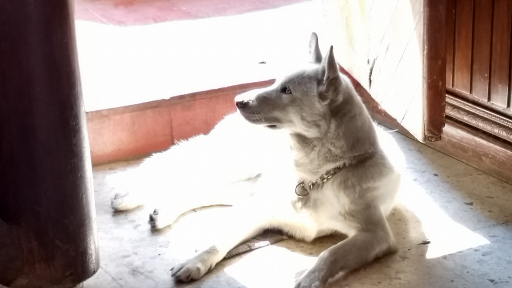
#> input picture imagenes/perrita.jpg, 512 x 288 px
$ jupyter execute --allow-errors 02_introduccion_a_matplotlib.ipynb   (shell and % lines are left out)
#> lines starting #> are read from the running program, lines starting #| are printed output that depends on the picture
[](https://pythonista.io)

El paquete Matplotlib comprende una biblioteca muy extensa de herramientas de visualización de datos de diversas índoles.

Está inspirado en [ggplot](https://ggplot2.tidyverse.org/) de R y [Matlab](https://www.mathworks.com/products/matlab.html) con el que guarda una sintaxis muy similar.

Tanto Pandas como Matlpotlib serán herramientas centrales en futuros cursos sobre análisis de datos.

El alcance de este capítulo es ejemplificar de forma simple el uso de Matplotlib.

Para saber más sobre la biblioteca, está disponible la [documentación oficial](https://matplotlib.org/users/tutorials.html), que incluye varios tutoriales.

## La función *matplotlib.pyplot()*.

El componente principal de Matplotlib es *matplotlib.pyplot()*, el cual por convención es importado como *plt()* y para abreviar se utilizará este nombre paa referenciar dicha función.

Es mediante *matplotlib.pyplot()* como se accede a la biblioteca de herramientas de Matplotlib.

[cell 1]
from matplotlib import pyplot as plt

Aún cuando *plt()* es capaz de crear gráficos de gran complejidad, sólo  es necesario ingresar unos pocos datos para poder observar sus funciones básicas.

Como es de esperarse, *Matplotib* y *plt()* son compatibles com los tipos y clases de Numpy y Pandas.

### Matplolib y las notebooks de Jupyter.

Para poder desplegar las gráficas generadas por Matplotlib dentro de una notebook de Jupyter es neseario utilizar el siguiente comando "mágico".

```
%matplotlib inline
```

**Ejemplos:**

Se utilizará la función *numpy.sin()* para crear una gráfica que describa al seno de un ángulo expresado en radianes.

[cell 2]
import numpy as np

Primero se define un eje de las x a partir de *numpy.linespace()*.

[cell 3]
x = np.linspace(0, 5, 100)

[cell 4]
x

Luego se creará un arreglo que contenga el seno de cada punto de x.

[cell 5]
y = np.sin(x)

La función *plt.plot()* realizará la gráfica correspondiente.

[cell 6]
plt.plot(x, y)
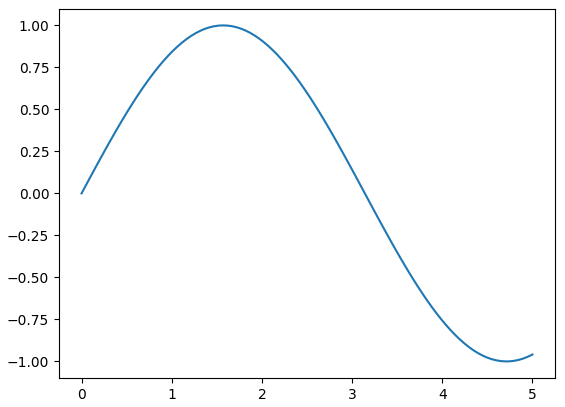
#> figure drawn by matplotlib, 1 panel; curve peaks at x = 1.57, y = 1

En el siguiente ejemplo se ingresarán varias funciones de x.

En este caso es una sucesión de pares de series de números que identifican al eje de las x y al eje de las y separados por comas.

[cell 7]
plt.plot(x, np.sin(x),x, x**0.5, x, np.cos(x))
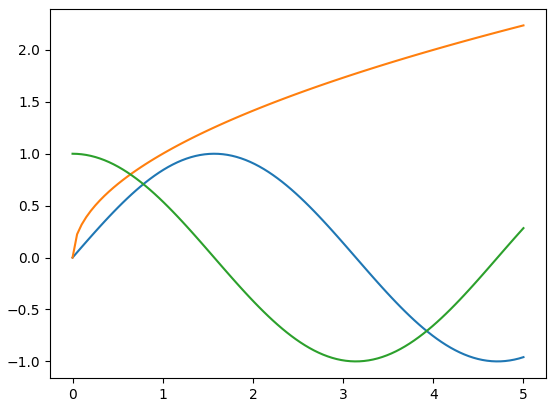
#> figure drawn by matplotlib, 1 panel; curve peaks at x = 1.57, y = 1; curve peaks at x = 5, y = 2.24; curve peaks at x = 0, y = 1

Matplotlib permite configurar prácticamente cualquier elemeto de las gráficas que despliegan.

**Ejemplo:**

Se utilizarán *plt.title()*, *plt.xlabel()* y *plt.ylabel()* para desplegar infomación de la gráfica.

[cell 8]
plt.title('Funciones de x')
plt.xlabel('Eje de las x')
plt.ylabel('y = f(x)')
plt.plot(x, np.sin(x), x, x**0.5, x, np.cos(x))
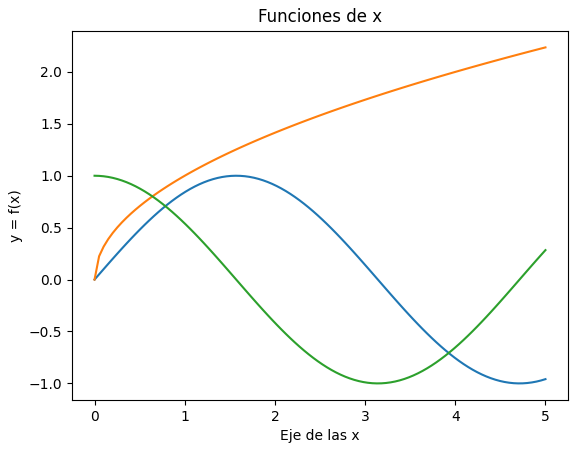
#> figure drawn by matplotlib, 1 panel; curve peaks at x = 1.57, y = 1; curve peaks at x = 5, y = 2.24; curve peaks at x = 0, y = 1

## Herrmientas de graficación en 3D.

Además de crear visualizaciones de datos en 2D, Matplotlib puede desplegar gráficas en 3D.

### El paquete *mpl_toolkits*.

Este paquete contiene uan pequeña coleción de herramientas de apoyo para Matplotlib, incluyendo el paquete *mpl_toolkits.mplot3d*.

**Ejemplo:**

A continuación se utilizará el paquete mpl_toolkits.mplot3d para generar una línea en 3D, en donde los componentes en el eje x y en el eje y son funciones de:

* El ángulo definido por *theta*.
* El eje verttical definido por *z*.

[cell 9]
import matplotlib as mpl
from mpl_toolkits.mplot3d import Axes3D
import numpy as np
import matplotlib.pyplot as plt

mpl.rcParams['legend.fontsize'] = 10

fig = plt.figure()
#> (the rest of this cell did not finish here and is left out)

## Manipulación básica de imágenes.

Además del trazo de funciones, Matplotlib es capaz de desplegar imágenes dadas como una matriz.

#### El paquete *imageio*.

Este paquete permite ejecutar operaciones de Entrada/Salida con archivos imágenes creando objetos similares a un arreglo.

**Ejemplo:**

A continuación se ejemplificará el uso básico de *imageio* y *scikit-image* para transformar de forma básica a una imagen.

[cell 10]
import skimage
import imageio
import skimage.filters as skif
import skimage.util as util

[cell 11]
imagen = imageio.imread('imagenes/perrita.jpg')
#> imagen is the input picture: shape (288, 512, 3); mean R, G, B 174.1, 159.2, 154

[cell 12]
type(imagen)

[cell 13]
print(imagen)
#> (printed output is left out)

[cell 14]
imagen.size
#> Out = 442368

[cell 15]
imagen.shape
#> Out = (288, 512, 3)

[cell 16]
def muestra(img):
    plt.imshow(img)
    plt.axis('off')
    plt.style.use('grayscale')
    plt.show()

[cell 17]
muestra(imagen)

[cell 18]
medios = imagen.mean(2)
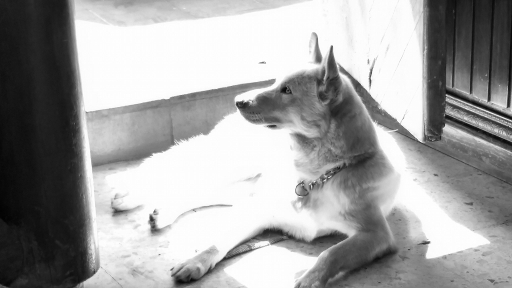
#> medios: shape (288, 512) float64; min 2, max 255, mean 162.4

[cell 19]
muestra(medios)

[cell 20]
muestra(skif.gaussian(medios, 2))
#> in muestra (call 3), `plt.show()`:
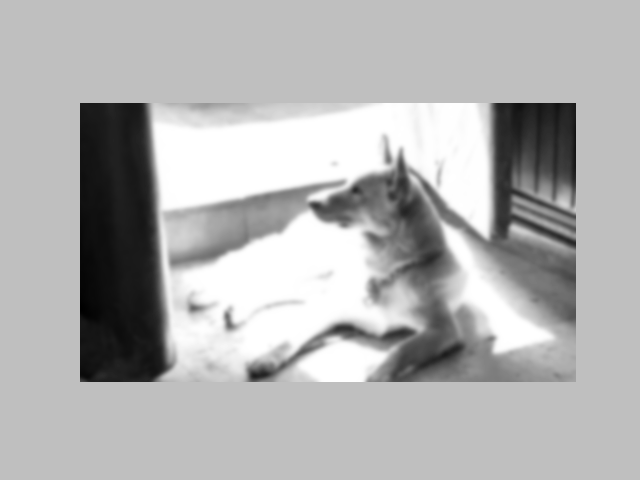
#> figure drawn by matplotlib, 1 panel

[cell 21]
muestra(util.invert(skif.edges.prewitt(medios)))
#> in muestra (call 4), `plt.show()`:
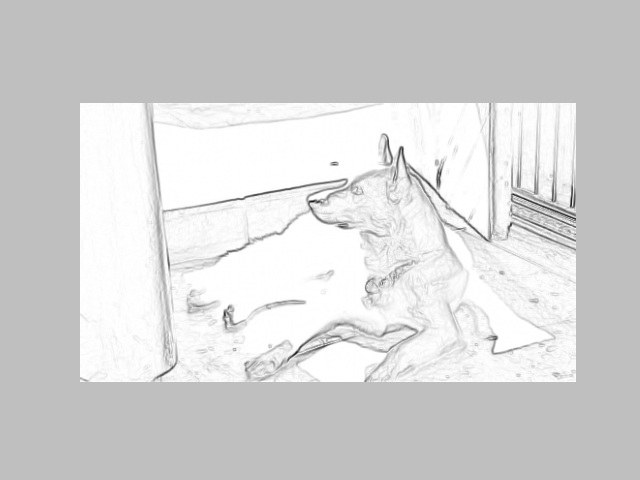
#> figure drawn by matplotlib, 1 panel

[cell 22]
muestra(util.invert(skif.edges.roberts(medios)))
#> in muestra (call 5), `plt.show()`:
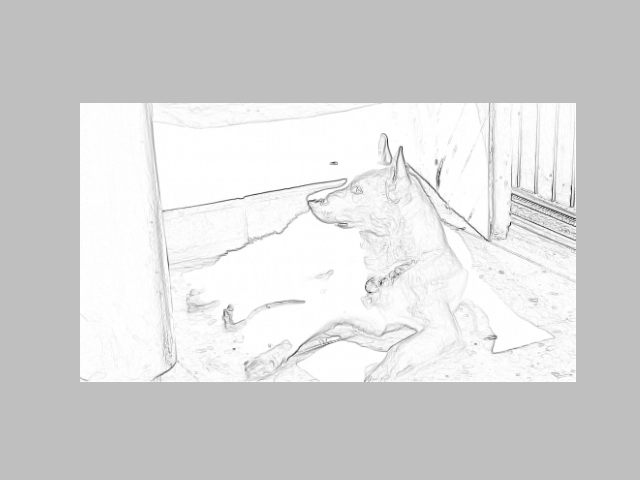
#> figure drawn by matplotlib, 1 panel

[cell 23]
muestra((skif.edges.laplace(medios)))
#> in muestra (call 6), `plt.show()`:
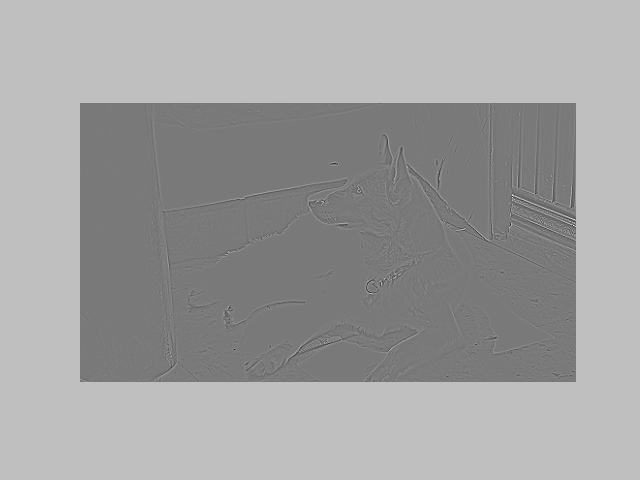
#> figure drawn by matplotlib, 1 panel
